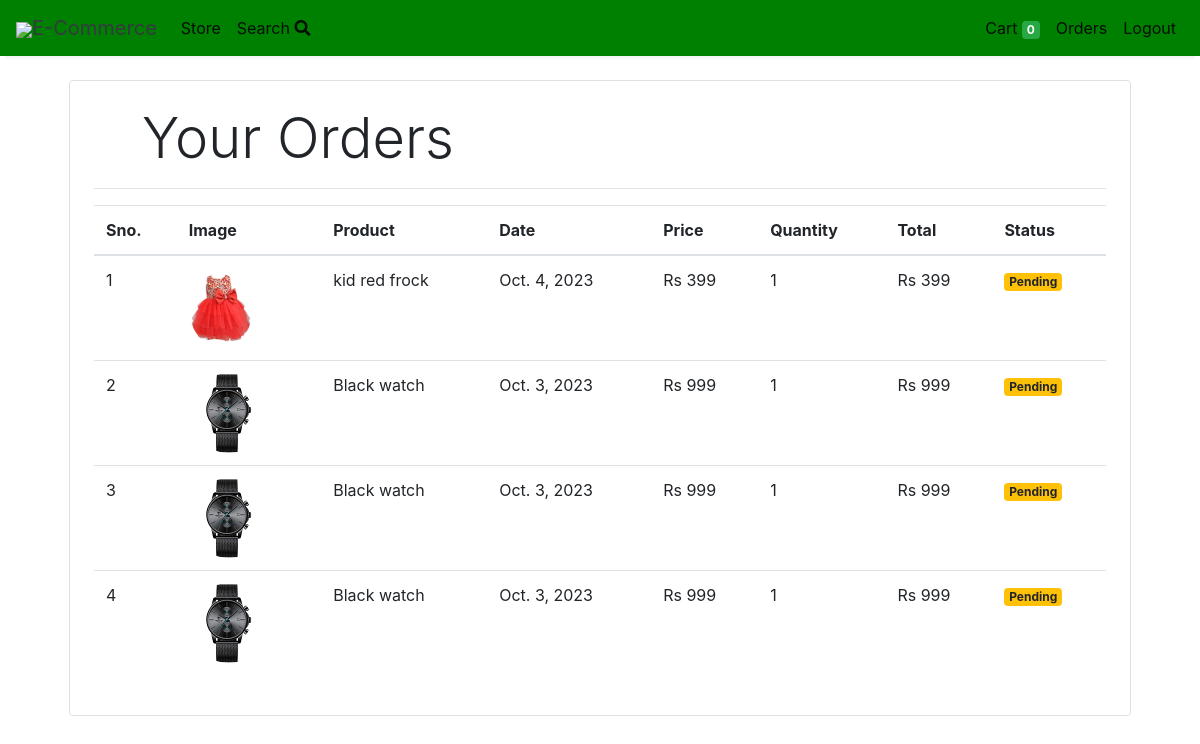
Page /orders (signed in) on the earlier database version.
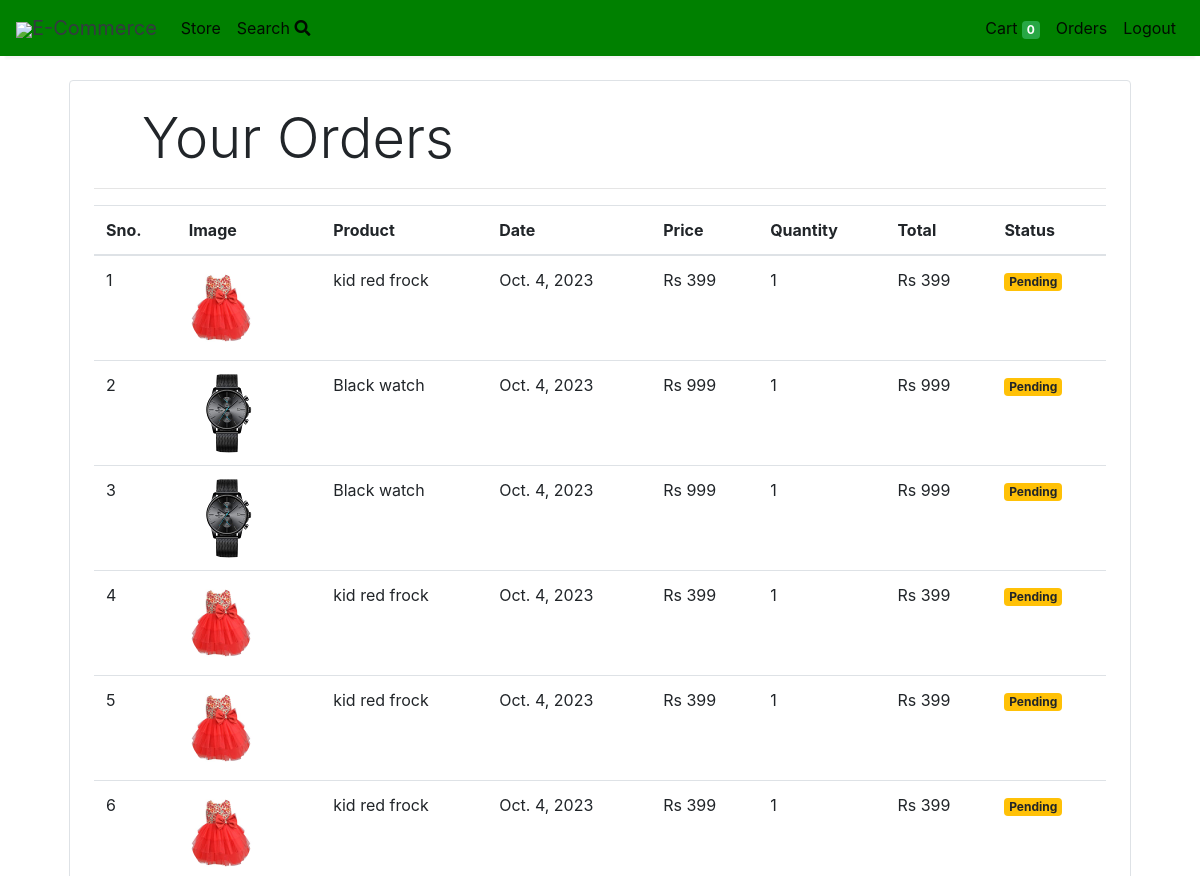
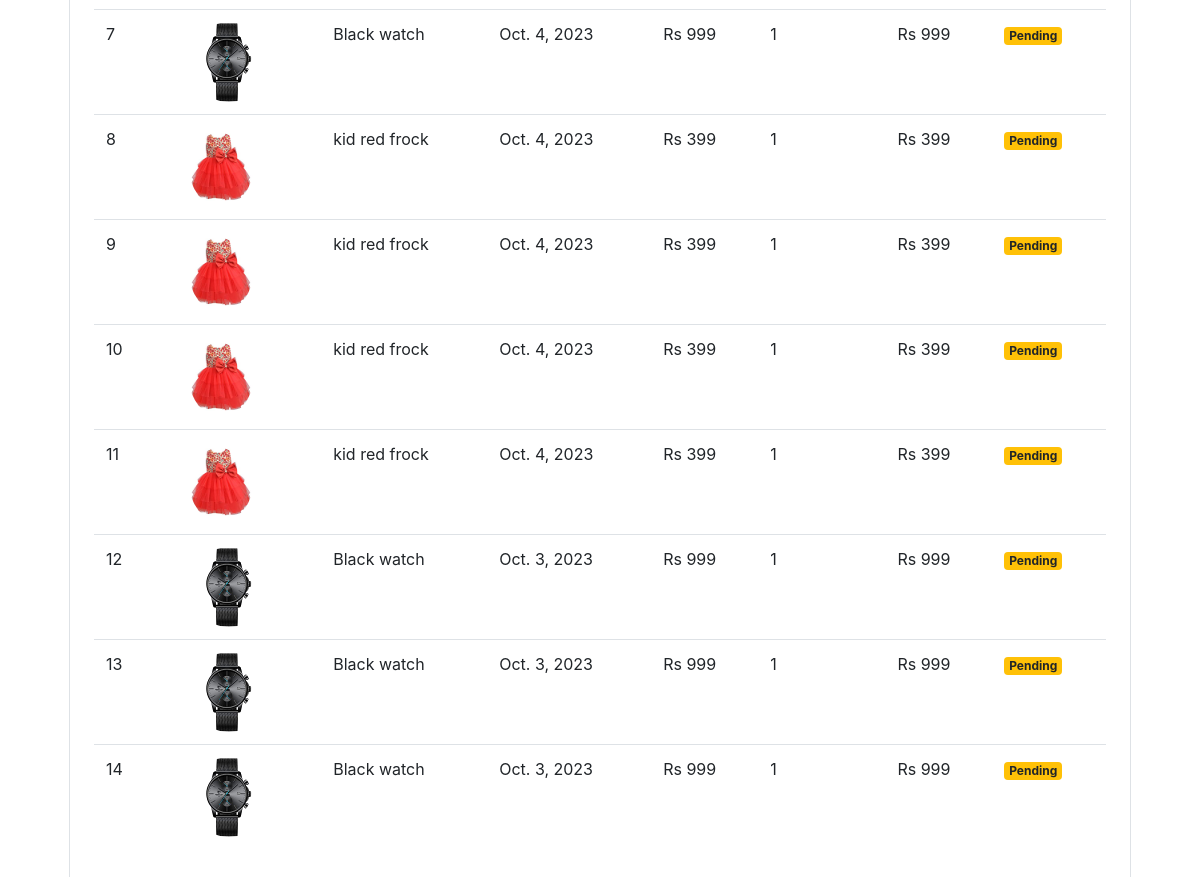
Same page on the later database version (2 pictures, top to bottom).
### store/models/orders.py (models this page shows, shortened)
class Order(models.Model):
    product = models.ForeignKey(Products,
                                on_delete=models.CASCADE)
    customer = models.ForeignKey(Customer,
                                 on_delete=models.CASCADE)
    quantity = models.IntegerField(default=1)
    price = models.IntegerField()
    address = models.CharField (max_length=50, default='', blank=True)
    phone = models.CharField (max_length=50, default='', blank=True)
    date = models.DateField (default=datetime.datetime.today)
    status = models.BooleanField (default=False)
    @staticmethod
    def get_orders_by_customer(customer_id):
        return Order.objects.filter(customer=customer_id).order_by('-date')

### store/models/product.py (models this page shows, shortened)
class Products(models.Model):
    name = models.CharField(max_length=60)
    price= models.IntegerField(default=0)
    category= models.ForeignKey(Category,on_delete=models.CASCADE,default=1 )
    description= models.CharField(max_length=250, default='', blank=True, null= True)
    image= models.ImageField(upload_to='uploads/products/')

### store/middlewares/auth.py (the view)
    def middleware(request):
        print(request.session.get('customer'))
        returnUrl = request.META['PATH_INFO']
        print(request.META['PATH_INFO'])
        if not request.session.get('customer'):
           return redirect(f'login?return_url={returnUrl}')
        response = get_response(request)
        return response

### store/templatetags/custom_filter.py (called while the page is built)
@register.filter(name='currency')
def currency(number):
    return "Rs "+str(number)

@register.filter(name='multiply')
def multiply(number , number1):
    return number * number1

### store/views/orders.py (called while the page is built)
    def get(self , request ):
        customer = request.session.get('customer')
        orders = Order.get_orders_by_customer(customer)
        print(orders)
        return render(request , 'orders.html'  , {'orders' : orders})

### store/templates/orders.html
{% extends 'base.html' %}
{% block content %}
{% load cart %}
{% load custom_filter %}
<div class="container">
   <div class="border rounded p-4 m-4">
        <p class="display-4 pl-4 ml-4">Your Orders</p>
        <hr>
        <table class="table">
            <thead>
                <tr>
                    <th>Sno.</th>
                    <th>Image</th>
                    <th>Product</th>
                    <th>Date</th>
                    <th>Price</th>
                    <th>Quantity</th>
                    <th>Total</th>
                    <th>Status</th>
                </tr>
            </thead>
            <tbody>
                {% for order in orders %}
                <tr>
                    <td>{{forloop.counter}}</td>
                    <td><img style="height: 80px;" class="rounded-circle" src="{{order.product.image.url}}" alt=""></td>
                    <td>{{order.product.name}}</td>
                    <td>{{order.date}}</td>
                    <td>{{order.price|currency}}</td>
                    <td>{{order.quantity}}</td>
                    <td>{{order.quantity|multiply:order.price|currency}}</td>
                    {% if order.status %}
                    <td><small class="badge badge-success">Completed</small></td>
                    {%else%}
                    <td><small class="badge badge-warning">Pending</small></td>
                    {% endif %}
                </tr>
                {% endfor %}
            </tbody>
        </table>
   </div>
</div>
{% endblock %}

Differences in the rows shown:
added Order: product.image (picture), product.name "Black watch", date "Oct. 4, 2023", price "Rs 999", quantity "1", quantity|multiply "Rs 999", status "Pending"
added Order: product.image (picture), product.name "Black watch", date "Oct. 4, 2023", price "Rs 999", quantity "1", quantity|multiply "Rs 999", status "Pending"
added Order: product.image (picture), product.name "kid red frock", date "Oct. 4, 2023", price "Rs 399", quantity "1", quantity|multiply "Rs 399", status "Pending"
added Order: product.image (picture), product.name "kid red frock", date "Oct. 4, 2023", price "Rs 399", quantity "1", quantity|multiply "Rs 399", status "Pending"
added Order: product.image (picture), product.name "kid red frock", date "Oct. 4, 2023", price "Rs 399", quantity "1", quantity|multiply "Rs 399", status "Pending"
added Order: product.image (picture), product.name "Black watch", date "Oct. 4, 2023", price "Rs 999", quantity "1", quantity|multiply "Rs 999", status "Pending"
added Order: product.image (picture), product.name "kid red frock", date "Oct. 4, 2023", price "Rs 399", quantity "1", quantity|multiply "Rs 399", status "Pending"
added Order: product.image (picture), product.name "kid red frock", date "Oct. 4, 2023", price "Rs 399", quantity "1", quantity|multiply "Rs 399", status "Pending"
added Order: product.image (picture), product.name "kid red frock", date "Oct. 4, 2023", price "Rs 399", quantity "1", quantity|multiply "Rs 399", status "Pending"
added Order: product.image (picture), product.name "kid red frock", date "Oct. 4, 2023", price "Rs 399", quantity "1", quantity|multiply "Rs 399", status "Pending"
